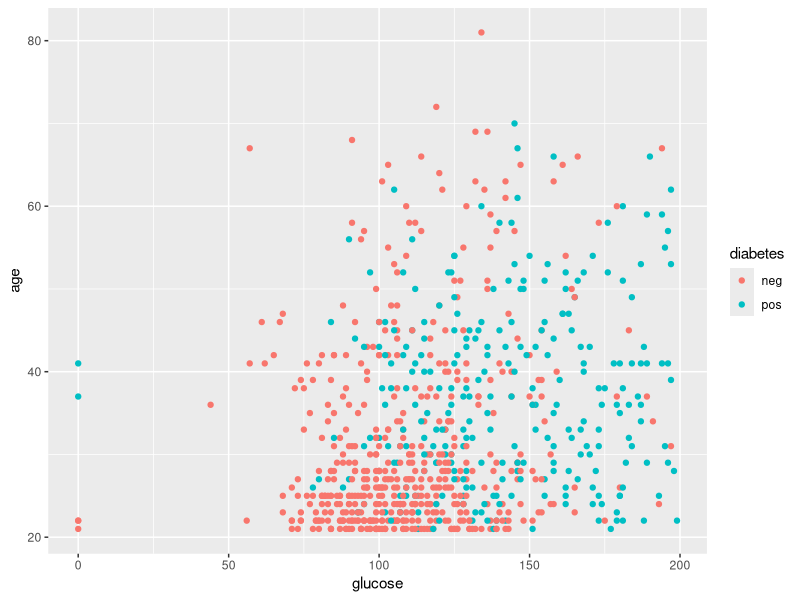

Reproduce this figure in R.
## ---- chunk 1
# Install the mlbench library for loading the datasets
if (!requireNamespace("mlbench", quietly = TRUE)) {
  install.packages("mlbench")
}

# Load data
library(mlbench)
data(PimaIndiansDiabetes)

# Check the first few lines
dim(PimaIndiansDiabetes)
head(PimaIndiansDiabetes)
## ---- chunk 2
library(ggplot2)

ggplot(data=PimaIndiansDiabetes, aes(x=glucose, y=age)) +
  geom_point(aes(color=diabetes))
## ---- chunk 3
set.seed(0)

idx_train = sample(nrow(PimaIndiansDiabetes), 
                   size=0.75*nrow(PimaIndiansDiabetes),
                   replace = FALSE)
df_train = PimaIndiansDiabetes[idx_train, ]
df_test  = PimaIndiansDiabetes[-idx_train, ] # recall the meaning of negative symbol
## ---- chunk 4
# Define formula in different ways
# my_formula = as.formula(diabetes ~ glucose + age)
# my_formula = as.formula(paste(colnames(PimaIndiansDiabetes)[1:8], collapse= " + "))
# my_formula = as.formula(diabetes ~ .)

# Fit logistic regression
glm_res <- glm(diabetes ~ ., data=df_train, family = binomial)

# We can use the logLik() function to obtain the log likelihood
logLik(glm_res)
## ---- chunk 5
summary(glm_res)
## ---- chunk 6
# Train the full model on the training data
glm_train <- glm(diabetes ~ ., data=df_train, family = binomial)

# Predict the probability of being diabeties on test data
# We can also set a threshold, e.g., 0.5 for the predicted label
pred_prob = predict(glm_train, df_test, type = "response")
pred_label = pred_prob >= 0.5

# Observed label
obse_label = df_test$diabetes == 'pos'

# Calculate the accuracy on test data
# think how accuracy is defined
# we can use (TN + TP) / (TN + TP + FN + FP)
# we can also directly compare the proportion of correctness
accuracy = mean(pred_label == obse_label)
print(paste("Accuracy on test set:", accuracy))
## ---- chunk 7
# Train the full model on the training data
glm_mod2 <- glm(diabetes ~ pregnant + glucose + pressure + 
                   insulin + mass + pedigree + age, 
                data=df_train, family = binomial)

logLik(glm_mod2)
summary(glm_mod2)
## ---- chunk 8
# Predict the probability of being diabeties on test data
# We can also set a threshold, e.g., 0.5 for the predicted label
pred_prob2 = predict(glm_mod2, df_test, type = "response")
pred_label2 = pred_prob2 >= 0.5

accuracy2 = mean(pred_label2 == obse_label)
print(paste("Accuracy on test set with model2:", accuracy2))
## ---- chunk 9
# Train the full model on the training data
glm_mod3 <- glm(diabetes ~ pregnant + glucose + pressure + 
                   mass + pedigree + age, 
                data=df_train, family = binomial)

logLik(glm_mod3)
summary(glm_mod3)
## ---- chunk 10
# Predict the probability of being diabeties on test data
# We can also set a threshold, e.g., 0.5 for the predicted label
pred_prob3 = predict(glm_mod3, df_test, type = "response")
pred_label3 = pred_prob3 >= 0.5

accuracy3 = mean(pred_label3 == obse_label)
print(paste("Accuracy on test set with model3:", accuracy3))
